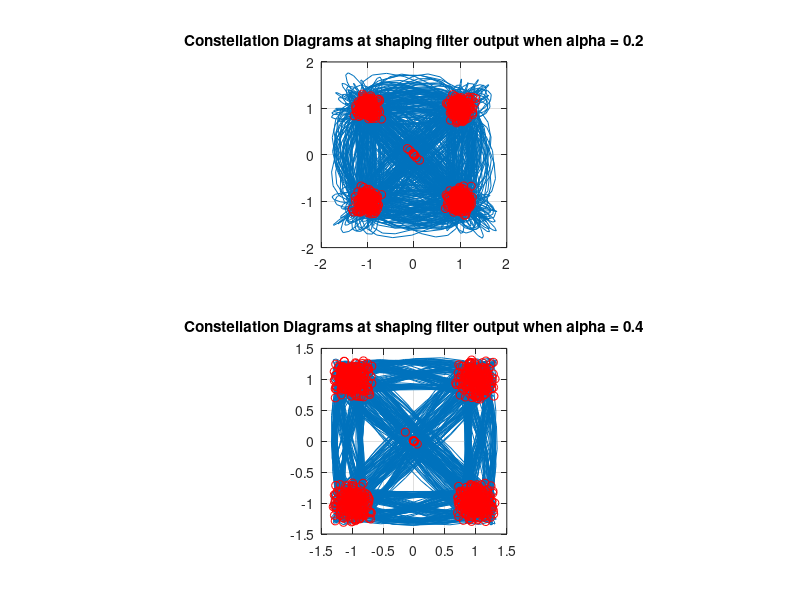

MATLAB code to generate this figure: (Note: this script raises an error after producing the figure.)
clear
load workspace
close all
subplot(2,1,1)
plot(x1)
grid on
axis('square')
hold on
plot(x1(1:8:8*N),'ro')
title('Constellation Diagrams at shaping filter output when alpha = 0.2')

subplot(2,1,2)
plot(x2)
grid on
axis('square')
hold on
plot(x2(1:8:8*N),'ro')
title('Constellation Diagrams at shaping filter output when alpha = 0.4')

save('workspace.mat')